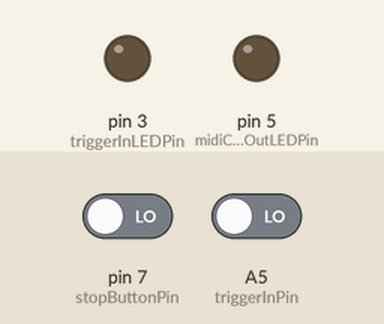
Recording of a sketch running on a simulated Arduino Uno, built with avr-gcc and run on an emulated ATmega328P. On the bench: output pins drawn as LEDs (lit = HIGH). Inputs (shaded band) come from the test bench; at power-on: A5 (triggerInPin) LOW, pin 7 (stopButtonPin) LOW. What the sketch prints to the serial monitor is not drawn.

Above: at 1.2 s.
1.3 s: A5 (triggerInPin) driven HIGH
At 1.7 s:
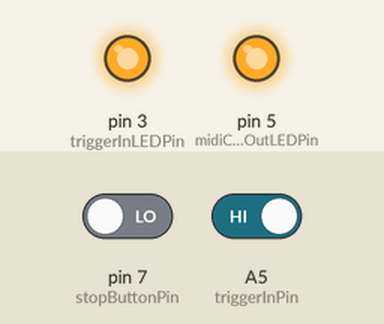
8.4 s: A5 (triggerInPin) driven LOW
At 9.5 s:
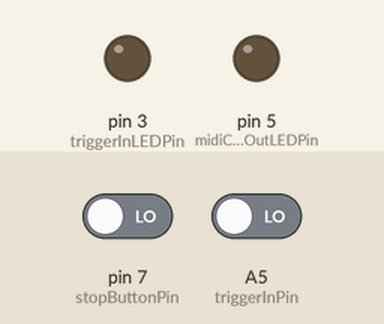
11.4 s: pin 7 (stopButtonPin) driven HIGH and A5 (triggerInPin) driven HIGH
At 11.8 s:
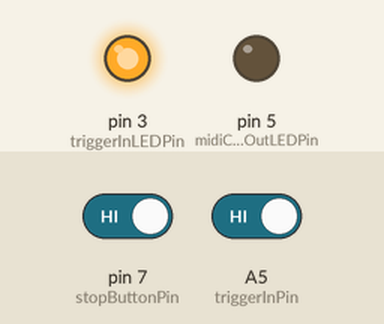
12.9 s: pin 7 (stopButtonPin) driven LOW
At 14.1 s:
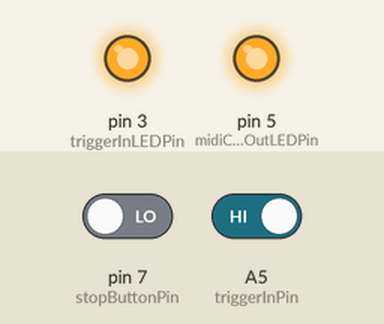
Timing chart, 0 to 15.4 s (numbered marks = the images above; inputs shaded):
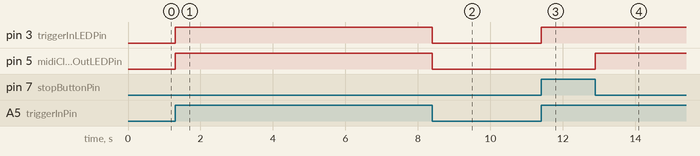

The sketch:

trigger-to-midi-clock.ino
```cpp
// (licence header left out)
/* ##########################################################################
   PRESETUP
   ##########################################################################
*/

#include <TimerOne.h>

// General
const bool debug = false; // Enables the Serial print in several functions. MIDI will not work (different baud rates).
const int pushButtonDelay = 50; // The time the button will be insensitive after last change.

// Trigger IN
const int triggerInPin = A5;
const int triggerInLEDPin = 3;

bool triggerIn = false; // Indicator that the current HIGH state has already been detected.

long triggerInHigh; // Timestamp of the latest trigger high.
long triggerInLow; // Timestamp of the latest trigger low.


// Cycles & intervals
long cycleStart = 0; // Timestamp of when the last cycle began (in microseconds).
long cycleTime = 0; // The absolute time span one cycle has in the given settings (in microseconds).
long intervalMicroSeconds;

// MIDI Clock OUT
#define MIDI_TIMING_CLOCK 0xF8
const int midiClockOutLEDPin = 5;

// Stop & start
const int stopButtonPin = 7;
int stopButtonState; // 0 or 1.
long stopButtonChangelog; // The timestamp of the last change on this button.
bool stopped = false; // The global stop state.


void setup() {

  if ( debug == true ) {
    Serial.begin(9600); // Initialize serial communication at 9600 bits per second.
  } else {
    // Set MIDI baud rate:
    Serial.begin(31250); // https://www.midi.org/midi-articles/arduino-midi-output-basics
  }

  // Pin settings
  pinMode(triggerInPin, INPUT);
  pinMode(triggerInLEDPin, OUTPUT);
  pinMode(midiClockOutLEDPin, OUTPUT);
  pinMode(stopButtonPin, INPUT);

  // Timer Setup
  // Docs: https://playground.arduino.cc/Code/Timer1/
  Timer1.initialize(); // No period specified, 1 second by default.
  Timer1.attachInterrupt(sendClockPulse);


}


void loop() {


  // Get the trigger IN state and the cycle time.
  if ( getTriggerIn() ) { // This all happens only when the trigger in is HIGH.

    // ------------------------ STOP & START ------------------------
    // Checking and setting the status of stop and start.
    bool s;
    s = digitalRead(stopButtonPin); // Read the button pin.

    if ( ( s != stopButtonState ) && ( millis() > ( stopButtonChangelog + pushButtonDelay ) ) ) { // Did the pin recently change?

      stopButtonState = s;

      stopButtonChangelog = millis();

      if (s == 1 && !stopped ) { // The button is pushed and the clock is globally running.
        stopped = 1; // Set globally to stopped.
        if ( debug == false ) {
          Serial.write(0xfc); // Send the MIDI stop message.
        } else {
          Serial.println("Stop");
        }
      }

      if (s == 0 && stopped ) { // The button is released and the clock is globally stopped.
        stopped = 0; // Set globally to start (!stopped).
        if ( debug == false ) {
          Serial.write(0xfa); // Send the MIDI start message.
        } else {
          Serial.println("Start");
        }
      }

    }

    // ------------------------- LEDS -------------------------
    // Light up the input LED.
    digitalWrite(triggerInLEDPin, HIGH);

    // Light the MIDI clock out LED, when it's running.
    if ( !stopped ) {
      digitalWrite(midiClockOutLEDPin, HIGH);
    }


    // ------------------ CYCLES & INTERVALS ------------------

    // Is it the beginning of a new cycle?
    if ( !triggerIn ) {

      // Log the latest cycle time.
      cycleTime = micros() - cycleStart;

      // Log the new cycle start timestamp.
      cycleStart = micros();

      // Debug: Log the settings on cycle start.
      if ( debug == true ) {
        Serial.print("cycleStart: ");
        Serial.println(cycleStart);
        Serial.print("cycleTime: ");
        Serial.println(cycleTime);
      }

      // Update timer period.
      intervalMicroSeconds = (long) cycleTime / 24;
      if ( debug == true ) {
        Serial.print("intervalMicroSeconds: ");
        Serial.println(intervalMicroSeconds);
      }
      Timer1.setPeriod(intervalMicroSeconds);

      // Log the current HIGH phase.
      triggerIn = true;

    }

  } else {

    // Mute the input LED.
    digitalWrite(triggerInLEDPin, LOW);

    // Mute the MIDI clock out LED if the clock is running.
    if ( !stopped ) {
      digitalWrite(midiClockOutLEDPin, LOW);
    }

    // Log the current DOWN phase.
    triggerIn = false;

  }

}


/* ##########################################################################
   FUNCTIONS
   ##########################################################################
*/

// Read the trigger.
boolean getTriggerIn(){
  boolean t = LOW;
  t = digitalRead(triggerInPin);
  return t;
}

void sendClockPulse() {
  if ( debug == false ) {
    // Write the timing clock byte
    Serial.write(MIDI_TIMING_CLOCK);
  }
}
```

Measured:
- after the input at 1.3 s, pin 3 (triggerInLEDPin), pin 5 (midiClockOutLEDPin): LOW → HIGH at once
- after the input at 8.4 s, pin 3 (triggerInLEDPin), pin 5 (midiClockOutLEDPin): HIGH → LOW at once
- after the input at 11.4 s, pin 3 (triggerInLEDPin): LOW → HIGH at once
- after the input at 12.9 s, pin 5 (midiClockOutLEDPin): LOW → HIGH at once
